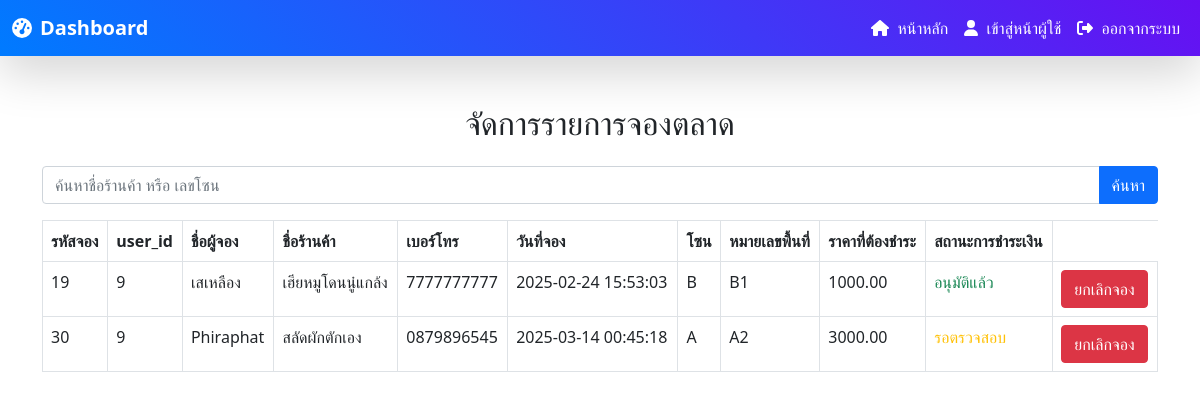
Screenshot of /Admin/manage_booking.php (signed in) with the database file from the repository.
### tables this page shows
CREATE TABLE `bookings` (
  `id` int(11) NOT NULL,
  `zone_number_id` int(11) DEFAULT NULL,
  `user_id` int(11) DEFAULT NULL,
  `name` varchar(255) NOT NULL,
  `shop_name` varchar(255) DEFAULT NULL,
  `phone_number` varchar(20) NOT NULL,
  `booking_date` datetime NOT NULL,
  `created_at` timestamp NOT NULL DEFAULT current_timestamp(),
  `updated_at` timestamp NOT NULL DEFAULT current_timestamp() ON UPDATE current_timestamp()
);

CREATE TABLE `zone` (
  `id` int(10) NOT NULL,
  `zone` varchar(10) NOT NULL
);

CREATE TABLE `zone_number` (
  `id` int(10) NOT NULL,
  `number` varchar(20) NOT NULL,
  `zone` int(10) NOT NULL,
  `status` int(2) NOT NULL COMMENT '0=ว่าง 1=จองแล้ว',
  `price` decimal(10,2) NOT NULL DEFAULT 0.00,
  `image` varchar(255) DEFAULT NULL
);

### Admin/manage_booking.php (the view, shortened to what this page needs)
<?php
include('db_connect.php');
$search = "";
$sql = "SELECT bookings.id, bookings.user_id, bookings.name, bookings.shop_name, bookings.phone_number, bookings.booking_date,
               zone_number.number AS zone_number, zone.zone AS zone_name, payments.status AS payment_status, zone_number.price AS price
        FROM bookings
        JOIN zone_number ON bookings.zone_number_id = zone_number.id
        JOIN zone ON zone_number.zone = zone.id
        LEFT JOIN payments ON bookings.id = payments.booking_id";
$result = $conn->query($sql);
?>
<!DOCTYPE html>
<html lang="th">
<head>
    <link href="https://cdn.jsdelivr.net/npm/bootstrap@5.0.2/dist/css/bootstrap.min.css" rel="stylesheet">
</head>
<body>
<?php include('navbar.php'); ?>
    <div class="container mt-5">
        <div class="text-center">
            <h2 class="mb-4">จัดการรายการจองตลาด</h2>
        </div>
        <form method="GET" action="" class="mb-3">
            <div class="input-group">
                <input type="text" name="search" class="form-control" placeholder="ค้นหาชื่อร้านค้า หรือ เลขโซน" value="<?php echo htmlspecialchars($search); ?>">
                <button type="submit" class="btn btn-primary">ค้นหา</button>
            </div>
        </form>
        <table class="table table-bordered">
            <thead class="thead-dark">
                <tr>
                    <th>รหัสจอง</th>
                    <th>user_id</th>
                    <th>ชื่อผู้จอง</th>
                    <th>ชื่อร้านค้า</th>
                    <th>เบอร์โทร</th>
                    <th>วันที่จอง</th>
                    <th>โซน</th>
                    <th>หมายเลขพื้นที่</th>
                    <th>ราคาที่ต้องชำระ</th>
                    <th>สถานะการชำระเงิน</th>
                </tr>
            </thead>
            <tbody>
                <?php
                if ($result->num_rows > 0) {
                    while ($row = $result->fetch_assoc()) {
                        echo "<tr>";
                        echo "<td>" . $row['id'] . "</td>";
                        echo "<td>" . $row['user_id'] . "</td>";
                        echo "<td>" . $row['name'] . "</td>";
                        echo "<td>" . $row['shop_name'] . "</td>";
                        echo "<td>" . $row['phone_number'] . "</td>";
                        echo "<td>" . $row['booking_date'] . "</td>";
                        echo "<td>" . $row['zone_name'] . "</td>";
                        echo "<td>" . $row['zone_number'] . "</td>";
                        echo "<td>" . $row['price'] . "</td>";
                        echo "<td>";
                        if ($row['payment_status'] == "approved") {
                            echo "<span class='text-success'>อนุมัติแล้ว</span>";
                        } elseif ($row['payment_status'] == "rejected") {
                            echo "<span class='text-danger'>ถูกปฏิเสธ</span>";
                        } elseif ($row['payment_status'] == "pending") {
                            echo "<span class='text-warning'>รอตรวจสอบ</span>";
                        } else {
                            echo "<span class='text-secondary'>ยังไม่ได้ชำระ</span>";
                        }
                        echo "</td>";
                        echo "<td>";
                        echo "<a href='cancel_booking.php?id=" . $row['id'] . "' class='btn btn-danger'>ยกเลิกจอง</a>";
                        echo "</td>";
                        echo "</tr>";
                    }
                } else {
                    echo "<tr><td colspan='9' class='text-center'>ไม่มีข้อมูลการจอง</td></tr>";
                }
                ?>
            </tbody>
        </table>
    </div>
</body>
</html>

### rows the page displays
bookings: id "19", user "9", name "เสเหลือง", shop_name "เฮียหมูโดนนู๋แกล้ง", phone_number "7777777777", booking_date "2025-02-24 15:53:03", zone.zone "B", zone_number.number "B1", zone_number.price "1000.00", shows "อนุมัติแล้ว"
bookings: id "30", user "9", name "Phiraphat", shop_name "สลัดผักตักเอง", phone_number "0879896545", booking_date "2025-03-14 00:45:18", zone.zone "A", zone_number.number "A2", zone_number.price "3000.00", shows "รอตรวจสอบ"
